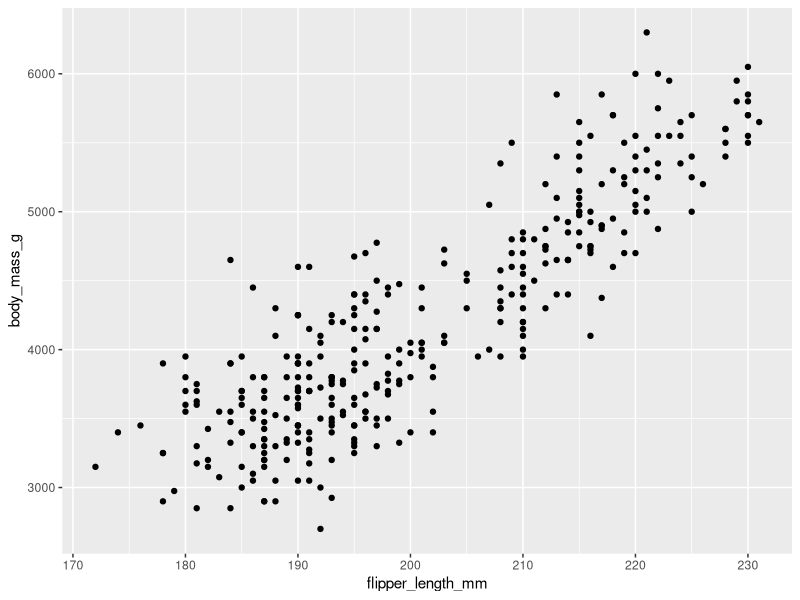
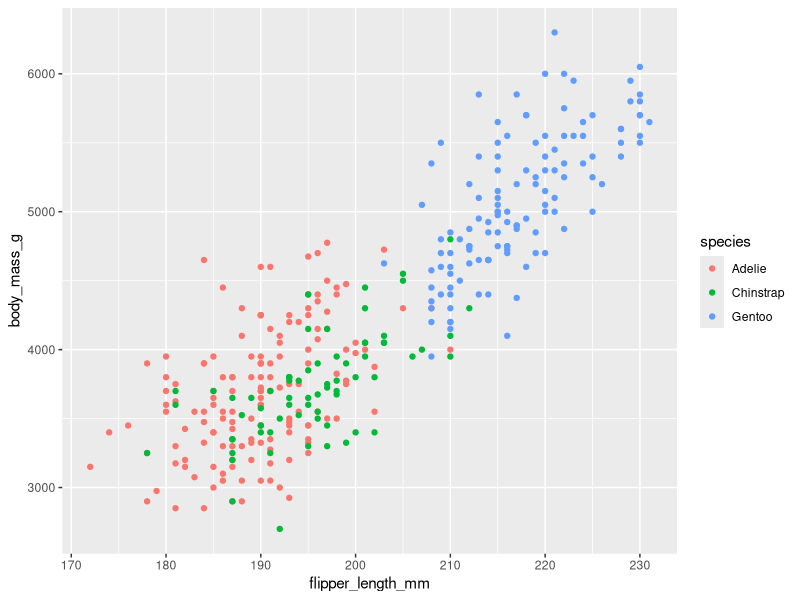

These figures' R source, in order:
## ---- chunk 1
#| label: load-packages
#| include: true
#| message: false

library(tidyverse)
library(palmerpenguins)
## ---- chunk 2
head(penguins)
## ---- chunk 3
print(penguins)
## ---- chunk 4
glimpse(penguins)
## ---- chunk 5
penguins |>
  count(species)
## ---- chunk 6
table(penguins$species, penguins$island)
## ---- chunk 7
ggplot(data = penguins, 
       mapping = aes(x = flipper_length_mm, y = body_mass_g)) +
  geom_point()

## ---- chunk 8
ggplot(
  data = penguins,
  mapping = aes(x = flipper_length_mm, y = body_mass_g)) +
  geom_point(mapping = aes(color = species))
